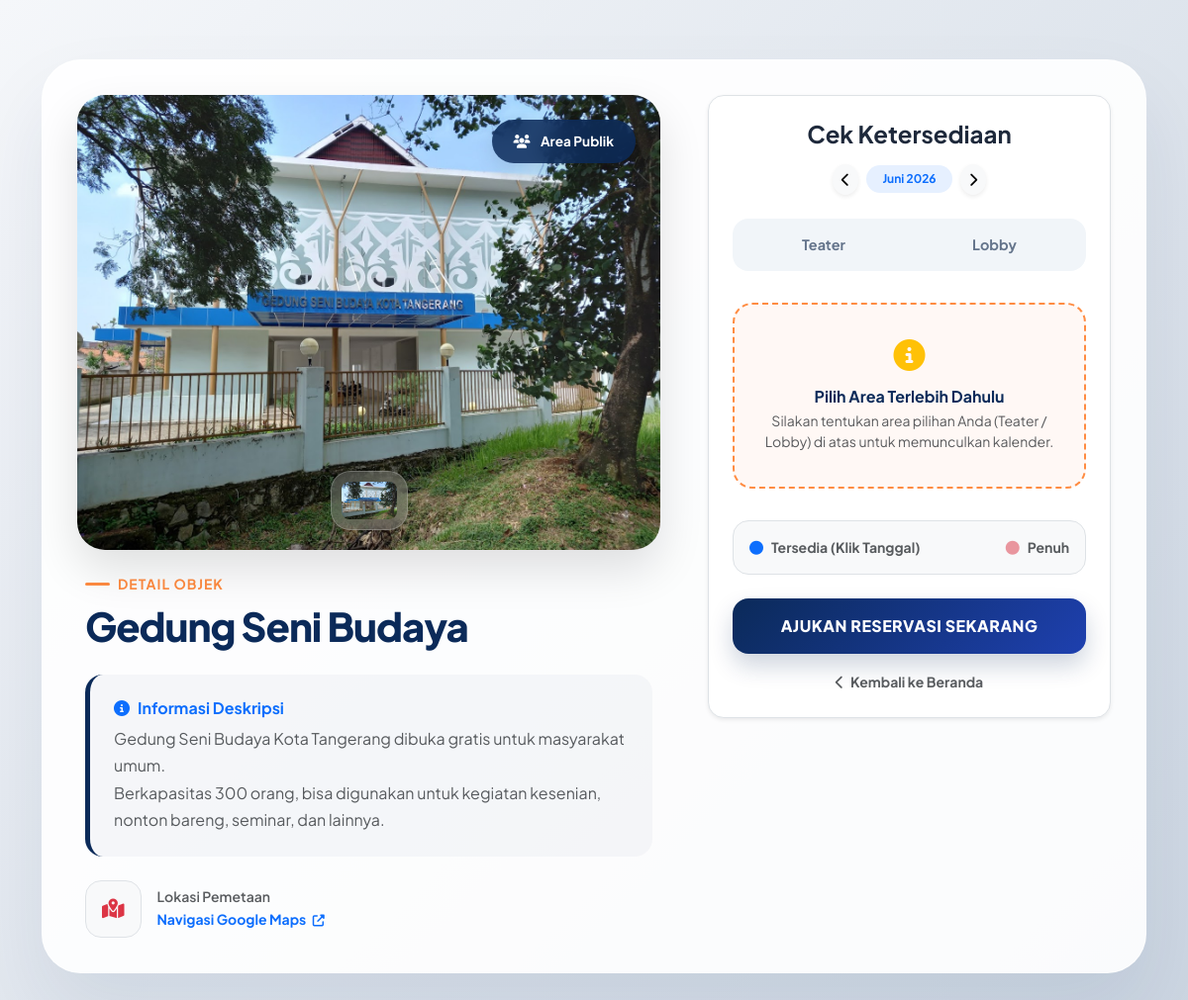
Page /user/detail.php?id=20 on the committed database.
### tables this page shows
CREATE TABLE `places` (
  `id` int(11) NOT NULL,
  `name` varchar(100) NOT NULL,
  `description` text NOT NULL,
  `image` varchar(100) NOT NULL,
  `lokasi` varchar(150) NOT NULL,
  `latitude` decimal(9,6) NOT NULL,
  `longitude` decimal(9,6) NOT NULL
);

CREATE TABLE `sub_places` (
  `id` int(11) NOT NULL,
  `place_id` int(11) NOT NULL,
  `nama_subtempat` varchar(50) NOT NULL,
  `gambar` varchar(100) NOT NULL,
  `deskripsi` text DEFAULT NULL
);

### user/detail.php (the view, shortened to what this page needs)
<?php
include '../db.php';
if (isset($_GET['id'])) {
    $place_id = intval($_GET['id']);
    $sql = "SELECT * FROM places WHERE id = ?";
    $stmt = $conn->prepare($sql);
    $stmt->bind_param("i", $place_id);
    $stmt->execute();
    $result = $stmt->get_result();
    $place = $result->fetch_assoc();
    $gallery_images = [];
    if (empty($gallery_images)) {
        $gallery_images[] = '../' . htmlspecialchars($place['image']);
    }
    $sqlSub = "SELECT * FROM sub_places WHERE place_id = ?";
    $stmtSub = $conn->prepare($sqlSub);
    $stmtSub->bind_param("i", $place_id);
    $stmtSub->execute();
    $resultSub = $stmtSub->get_result();
    $sub_places = [];
    while ($sub = $resultSub->fetch_assoc()) {
        $sub_places[] = $sub;
    }
    $booked_dates = [];
    if (!empty($sub_places)) {
        foreach ($sub_places as $sub) {
            $sub_id = $sub['id'];
            $stmtBook = $conn->prepare("
            SELECT hari, keterangan, jam_mulai, jam_selesai
            FROM reservations
            WHERE place_id = ?
            AND sub_place_id = ?
            AND status = 'disetujui'
        ");
            $stmtBook->bind_param("ii", $place_id, $sub_id);
            $stmtBook->execute();
            $resBook = $stmtBook->get_result();
            while ($r = $resBook->fetch_assoc()) {
                $booked_dates[$sub_id][$r['hari']] = [
                    'keterangan' => $r['keterangan'],
                    'jam_mulai' => $r['jam_mulai'],
                    'jam_selesai' => $r['jam_selesai']
                ];
            }
        }
    }
} else {
    echo "ID tidak ditemukan.";
    exit;
}
function build_calendar($month, $year, $booked_dates, $place_id, $sub_place_id = null)
{
    $daysOfWeek = ['S', 'S', 'R', 'K', 'J', 'S', 'M'];
    $firstDayOfMonth = mktime(0, 0, 0, $month, 1, $year);
    $numberDays = date('t', $firstDayOfMonth);
    $dateComponents = getdate($firstDayOfMonth);
    $dayOfWeek = $dateComponents['wday'] == 0 ? 7 : $dateComponents['wday'];
    $calendar = "<div class='calendar-container-modern animate__animated animate__fadeIn'>";
    $calendar .= "<table class='table table-borderless text-center mb-0'>";
    $calendar .= "<thead><tr>";
    foreach ($daysOfWeek as $day) {
        $calendar .= "<th class='text-muted small fw-bold'>$day</th>";
    }
    $calendar .= "</tr></thead><tbody><tr>";
    $currentDay = 1;
    while ($currentDay <= $numberDays) {
        if ($dayOfWeek > 7) {
            $dayOfWeek = 1;
            $calendar .= "</tr><tr>";
        }
        $date = "$year-" . str_pad($month, 2, "0", STR_PAD_LEFT) . "-" . str_pad($currentDay, 2, "0", STR_PAD_LEFT);
        $isBooked = isset($booked_dates[$date]);
        $today = date('Y-m-d');
        $isPast = $date < $today;
        if ($isBooked) {
            $class = 'booked';
        } elseif ($isPast) {
            $class = 'past';
        } else {
            $class = 'available';
        }
        if ($isBooked) {
            $kegiatan = htmlspecialchars($booked_dates[$date]['keterangan']);
            $jamMulai = htmlspecialchars($booked_dates[$date]['jam_mulai']);
            $jamSelesai = htmlspecialchars($booked_dates[$date]['jam_selesai']);
            $click = "onclick=\"showBookingInfo(
        '$date',
        '$kegiatan',
        '$jamMulai',
        '$jamSelesai'
    )\"";
        } elseif (!$isPast) {
            $url = "reservasi.php?place_id=$place_id&date=$date";
            if ($sub_place_id != null) {
                $url .= "&sub_place_id=$sub_place_id";
            }
            $click = "onclick=\"confirmReservation('$date','$url')\"";
        } else {
            $click = "";
        }
        $calendar .= "<td><div class='day-cell $class' $click>$currentDay</div></td>";
        $currentDay++;
        $dayOfWeek++;
    }
    $calendar .= "</tr></tbody></table></div>";
    return $calendar;
}
$month = isset($_GET['month']) ? (int)$_GET['month'] : date('n');
$year  = isset($_GET['year']) ? (int)$_GET['year'] : date('Y');
$bulanIndonesia = [
    1 => 'Januari',
    2 => 'Februari',
    3 => 'Maret',
    4 => 'April',
    5 => 'Mei',
    6 => 'Juni',
    7 => 'Juli',
    8 => 'Agustus',
    9 => 'September',
    10 => 'Oktober',
    11 => 'November',
    12 => 'Desember'
];
?>
<!DOCTYPE html>
<html lang="id">
<head>
    <link href="https://cdn.jsdelivr.net/npm/bootstrap@5.3.2/dist/css/bootstrap.min.css" rel="stylesheet">
    <link href="https://cdnjs.cloudflare.com/ajax/libs/font-awesome/6.4.0/css/all.min.css" rel="stylesheet" />
    <link rel="stylesheet" href="https://cdnjs.cloudflare.com/ajax/libs/animate.css/4.1.1/animate.min.css" />
</head>
<body>
    <div class="container animate__animated animate__fadeIn">
        <div class="luxury-card">
            <div class="row g-5">
                <div class="col-lg-7">
                    <div class="hero-image-container">
                        <img src="../<?= htmlspecialchars($place['image']) ?>" id="mainVisual" alt="Visual">
                        <div class="floating-badge" id="quotaBadge">
                            <i class="fas fa-users me-2"></i> Area Publik
                        </div>
                        <div class="gallery-nav" id="mainGalleryNav">
                            <?php foreach ($gallery_images as $img): ?>
                                <img src="<?= $img ?>" onclick="document.getElementById('mainVisual').src=this.src">
                            <?php endforeach; ?>
                        </div>
                    </div>
                    <div class="mt-4 px-2">
                        <div class="d-flex align-items-center gap-2 mb-2">
                            <div style="width: 25px; height: 3px; background: var(--accent); border-radius: 5px;"></div>
                            <span class="fw-bold small text-uppercase" style="color: var(--accent); letter-spacing: 1px;">Detail Objek</span>
                        </div>
                        <h1 class="display-6" style="font-weight: 800; color: var(--primary); letter-spacing: -1px;"><?= htmlspecialchars($place['name']); ?></h1>
                        <div class="desc-box">
                            <h6 class="fw-bold text-primary mb-2"><i class="fas fa-info-circle me-2"></i>Informasi Deskripsi</h6>
                            <p id="roomDesc" class="text-muted mb-0">
                                <?= nl2br(htmlspecialchars($place['description'])); ?>
                            </p>
                        </div>
                        <div class="mt-4 d-flex align-items-center gap-3">
                            <div class="p-3 bg-light rounded-4 border">
                                <i class="fas fa-map-marked-alt text-danger fa-lg"></i>
                            </div>
                            <div>
                                <p class="mb-0 text-muted small fw-semibold">Lokasi Pemetaan</p>
                                <a href="<?= htmlspecialchars($place['lokasi']) ?>" target="_blank" class="fw-bold text-primary text-decoration-none small">
                                    Navigasi Google Maps <i class="fas fa-external-link-alt ms-1" style="font-size: 0.75rem;"></i>
                                </a>
                            </div>
                        </div>
                    </div>
                </div>
                <div class="col-lg-5">
                    <div class="bg-white p-4 rounded-4 border shadow-sm d-flex flex-column">
                        <div class="text-center mb-4">
                            <h4 class="fw-bold mb-3">
                                Cek Ketersediaan
                            </h4>
                            <?php
                            $prevMonth = $month - 1;
                            $prevYear  = $year;
                            $nextMonth = $month + 1;
                            $nextYear  = $year;
                            ?>
                            <div class="d-flex justify-content-center align-items-center gap-2">
                                <a href="?id=<?= $place_id ?>&month=<?= $prevMonth ?>&year=<?= $prevYear ?>"
                                    class="btn btn-sm btn-light rounded-circle shadow-sm">
                                    <i class="fas fa-chevron-left"></i>
                                </a>
                                <span class="badge bg-primary bg-opacity-10 text-primary rounded-pill px-3 py-2 fw-bold">
                                    <?= $bulanIndonesia[$month] . ' ' . $year ?>
                                </span>
                                <a href="?id=<?= $place_id ?>&month=<?= $nextMonth ?>&year=<?= $nextYear ?>"
                                    class="btn btn-sm btn-light rounded-circle shadow-sm">
                                    <i class="fas fa-chevron-right"></i>
                                </a>
                            </div>
                        </div>
                        <?php if (!empty($sub_places)): ?>
                            <ul class="nav nav-pills nav-pills-luxury mb-4">
                                <?php foreach ($sub_places as $sub):
                                    $sub_desc = !empty($sub['deskripsi']) ? $sub['deskripsi'] : $place['description'];
                                    $sub_img = !empty($sub['gambar']) ? '../' . $sub['gambar'] : '../' . $place['image'];
                                ?>
                                    <li class="nav-item flex-fill">
                                        <button
                                            class="nav-link w-100 sub-place-btn"
                                            data-bs-toggle="pill"
                                            data-bs-target="#sub<?= $sub['id'] ?>"
                                            onclick="updateUI(this, '<?= htmlspecialchars($sub_img) ?>')"
                                            data-info="<?= htmlspecialchars($sub_desc) ?>"
                                            data-badge="Bagian: <?= htmlspecialchars($sub['nama_subtempat']) ?>">
                                            <?= htmlspecialchars($sub['nama_subtempat']) ?>
                                        </button>
                                    </li>
                                <?php endforeach; ?>
                            </ul>
                            <div id="selectPrompt" class="instruction-box text-center my-2 animate__animated animate__fadeIn">
                                <i class="fa-solid fa-circle-info fa-2x text-warning mb-3"></i>
                                <h6 class="fw-bold mb-1">Pilih Area Terlebih Dahulu</h6>
                                <p class="small text-muted mb-0">Silakan tentukan area pilihan Anda (Teater / Lobby) di atas untuk memunculkan kalender.</p>
                            </div>
                        <?php else: ?>
                            <div>
                                <?= build_calendar($month, $year, $booked_dates['main'] ?? [], $place_id); ?>
                            </div>
                        <?php endif; ?>
                        <div class="mt-4 p-3 bg-light rounded-4 d-flex justify-content-between align-items-center border">
                            <div class="small fw-bold text-muted"><i class="fas fa-circle text-primary me-2"></i>Tersedia (Klik Tanggal)</div>
                            <div class="small fw-bold text-muted"><i class="fas fa-circle text-danger opacity-50 me-2"></i>Penuh</div>
                        </div>
                        <button class="btn-reserve mt-4" onclick="Swal.fire('Pilih Tanggal','Silakan klik langsung pada kotak angka tanggal di kalender untuk mulai mengajukan reservasi!','info')">
                            AJUKAN RESERVASI SEKARANG
                        </button>
                        <div class="text-center mt-3">
                            <a href="index.php" class="text-muted small fw-bold text-decoration-none">
                                <i class="fas fa-chevron-left me-1"></i> Kembali ke Beranda
                            </a>
                        </div>
                    </div>
                </div>
            </div>
        </div>
    </div>
</body>
</html>

### user/detail.php (style rules this page uses)
:root { --primary: #0b2a59; --accent: #ff8c42; --bg-light: #f8f9fc; }
body { font-family: 'Plus Jakarta Sans', sans-serif; background: linear-gradient(135deg, #f5f7fa 0%, #cbd5e1 100%); min-height: 100vh; padding: 60px 0; color: #1e293b; }
.luxury-card { background: rgba(255, 255, 255, 0.9); backdrop-filter: blur(20px); -webkit-backdrop-filter: blur(20px); border: 1px solid rgba(255, 255, 255, 0.5); border-radius: 40px; box-shadow: 0 40px 80px rgba(11, 42, 89, 0.08); padding: 35px; }
.hero-image-container { position: relative; border-radius: 28px; overflow: hidden; height: 460px; box-shadow: 0 20px 45px rgba(0, 0, 0, 0.12); }
.hero-image-container img { width: 100%; height: 100%; object-fit: cover; transition: opacity 0.3s ease-in-out; }
.floating-badge { position: absolute; top: 25px; right: 25px; background: rgba(11, 42, 89, 0.85); backdrop-filter: blur(10px); -webkit-backdrop-filter: blur(10px); padding: 12px 22px; border-radius: 50px; color: white; font-weight: 700; font-size: 0.85rem; z-index: 5; box-shadow: 0 8px 20px rgba(0, 0, 0, 0.1); }
.gallery-nav { position: absolute; bottom: 20px; left: 50%; transform: translateX(-50%); display: flex; gap: 10px; background: rgba(255, 255, 255, 0.2); padding: 8px; border-radius: 20px; backdrop-filter: blur(10px); -webkit-backdrop-filter: blur(10px); border: 1px solid rgba(255, 255, 255, 0.2); z-index: 5; }
.gallery-nav img { width: 60px; height: 42px; border-radius: 10px; cursor: pointer; object-fit: cover; transition: 0.2s; border: 2px solid transparent; }
.desc-box { background: rgba(11, 42, 89, 0.03); border-left: 5px solid var(--primary); padding: 24px; border-radius: 18px; margin-top: 25px; }
#roomDesc { transition: opacity 0.3s ease-in-out; line-height: 1.7; }
.nav-pills-luxury { background: #f1f5f9; padding: 6px; border-radius: 16px; }
.nav-pills-luxury .nav-link { border-radius: 12px; font-weight: 700; color: #64748b; font-size: 0.9rem; padding: 10px; }
.btn-reserve { background: linear-gradient(135deg, var(--primary), #1e40af); color: white; border: none; padding: 16px; border-radius: 16px; width: 100%; font-weight: 800; letter-spacing: 0.5px; box-shadow: 0 12px 25px rgba(11, 42, 89, 0.2); transition: 0.3s; }
.instruction-box { background: #fff8f5; border: 2px dashed var(--accent); border-radius: 20px; padding: 35px 20px; color: var(--primary); }

### rows in the picture
places: image (picture), name "Gedung Seni Budaya", description "Gedung Seni Budaya Kota Tangerang dibuka gratis untuk masyarakat umum. Berkapasitas 300 orang, bisa digunakan untuk kegiatan kesenian, nonton bareng, seminar, dan lainnya."
sub_places: nama_subtempat "Teater"
sub_places: nama_subtempat "Lobby"

### other values in the picture
$bulanIndonesia[$month] "Juni"
$year "2026"
